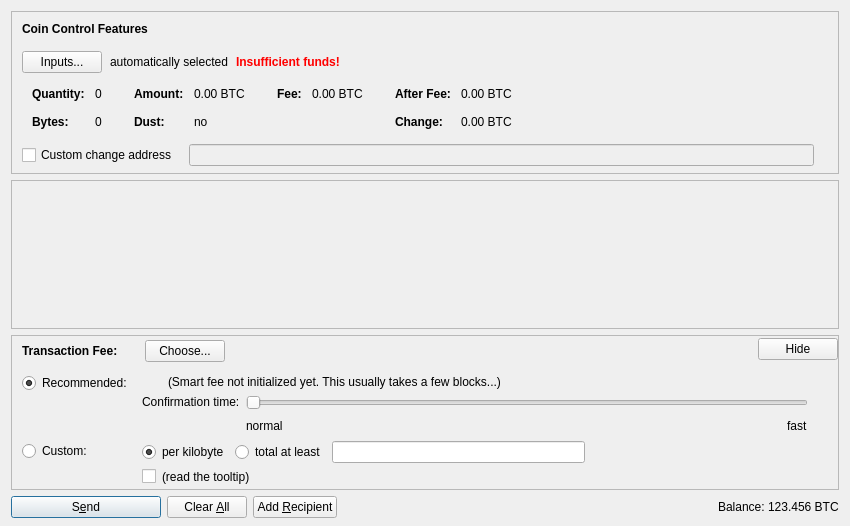
<?xml version="1.0" encoding="UTF-8"?>
<ui version="4.0">
 <class>SendCoinsDialog</class>
 <widget class="QDialog" name="SendCoinsDialog">
  <property name="geometry">
   <rect>
    <x>0</x>
    <y>0</y>
    <width>850</width>
    <height>526</height>
   </rect>
  </property>
  <property name="windowTitle">
   <string>Send Coins</string>
  </property>
  <layout class="QVBoxLayout" name="verticalLayout" stretch="0,1,0,0">
   <property name="bottomMargin">
    <number>8</number>
   </property>
   <item>
    <widget class="QFrame" name="frameCoinControl">
     <property name="sizePolicy">
      <sizepolicy hsizetype="Expanding" vsizetype="Expanding">
       <horstretch>0</horstretch>
       <verstretch>0</verstretch>
      </sizepolicy>
     </property>
     <property name="maximumSize">
      <size>
       <width>16777215</width>
       <height>16777215</height>
      </size>
     </property>
     <property name="frameShape">
      <enum>QFrame::StyledPanel</enum>
     </property>
     <property name="frameShadow">
      <enum>QFrame::Sunken</enum>
     </property>
     <layout class="QVBoxLayout" name="verticalLayoutCoinControl2">
      <property name="spacing">
       <number>0</number>
      </property>
      <property name="leftMargin">
       <number>0</number>
      </property>
      <property name="topMargin">
       <number>0</number>
      </property>
      <property name="rightMargin">
       <number>0</number>
      </property>
      <property name="bottomMargin">
       <number>6</number>
      </property>
      <item>
       <layout class="QVBoxLayout" name="verticalLayoutCoinControl" stretch="0,0,0,0,1">
        <property name="spacing">
         <number>0</number>
        </property>
        <property name="leftMargin">
         <number>10</number>
        </property>
        <property name="topMargin">
         <number>10</number>
        </property>
        <item>
         <layout class="QHBoxLayout" name="horizontalLayoutCoinControl1">
          <property name="bottomMargin">
           <number>15</number>
          </property>
          <item>
           <widget class="QLabel" name="labelCoinControlFeatures">
            <property name="sizePolicy">
             <sizepolicy hsizetype="Preferred" vsizetype="Maximum">
              <horstretch>0</horstretch>
              <verstretch>0</verstretch>
             </sizepolicy>
            </property>
            <property name="font">
             <font>
              <weight>75</weight>
              <bold>true</bold>
             </font>
            </property>
            <property name="styleSheet">
             <string notr="true">font-weight:bold;</string>
            </property>
            <property name="text">
             <string>Coin Control Features</string>
            </property>
           </widget>
          </item>
         </layout>
        </item>
        <item>
         <layout class="QHBoxLayout" name="horizontalLayoutCoinControl2" stretch="0,0,0,0">
          <property name="spacing">
           <number>8</number>
          </property>
          <property name="bottomMargin">
           <number>10</number>
          </property>
          <item>
           <widget class="QPushButton" name="pushButtonCoinControl">
            <property name="styleSheet">
             <string notr="true"/>
            </property>
            <property name="text">
             <string>Inputs...</string>
            </property>
            <property name="autoDefault">
             <bool>false</bool>
            </property>
           </widget>
          </item>
          <item>
           <widget class="QLabel" name="labelCoinControlAutomaticallySelected">
            <property name="text">
             <string>automatically selected</string>
            </property>
            <property name="margin">
             <number>5</number>
            </property>
           </widget>
          </item>
          <item>
           <widget class="QLabel" name="labelCoinControlInsuffFunds">
            <property name="font">
             <font>
              <weight>75</weight>
              <bold>true</bold>
             </font>
            </property>
            <property name="styleSheet">
             <string notr="true">color:red;font-weight:bold;</string>
            </property>
            <property name="text">
             <string>Insufficient funds!</string>
            </property>
            <property name="margin">
             <number>5</number>
            </property>
           </widget>
          </item>
          <item>
           <spacer name="horizontalSpacerCoinControl">
            <property name="orientation">
             <enum>Qt::Horizontal</enum>
            </property>
            <property name="sizeHint" stdset="0">
             <size>
              <width>40</width>
              <height>1</height>
             </size>
            </property>
           </spacer>
          </item>
         </layout>
        </item>
        <item>
         <widget class="QWidget" name="widgetCoinControl" native="true">
          <property name="sizePolicy">
           <sizepolicy hsizetype="Preferred" vsizetype="Preferred">
            <horstretch>0</horstretch>
            <verstretch>0</verstretch>
           </sizepolicy>
          </property>
          <property name="minimumSize">
           <size>
            <width>0</width>
            <height>0</height>
           </size>
          </property>
          <property name="styleSheet">
           <string notr="true"/>
          </property>
          <layout class="QHBoxLayout" name="horizontalLayoutCoinControl5">
           <property name="leftMargin">
            <number>0</number>
           </property>
           <property name="topMargin">
            <number>0</number>
           </property>
           <property name="rightMargin">
            <number>0</number>
           </property>
           <property name="bottomMargin">
            <number>0</number>
           </property>
           <item>
            <layout class="QHBoxLayout" name="horizontalLayoutCoinControl3" stretch="0,0,0,1">
             <property name="spacing">
              <number>20</number>
             </property>
             <property name="topMargin">
              <number>0</number>
             </property>
             <property name="bottomMargin">
              <number>10</number>
             </property>
             <item>
              <layout class="QFormLayout" name="formLayoutCoinControl1">
               <property name="horizontalSpacing">
                <number>10</number>
               </property>
               <property name="verticalSpacing">
                <number>14</number>
               </property>
               <property name="leftMargin">
                <number>10</number>
               </property>
               <property name="topMargin">
                <number>4</number>
               </property>
               <property name="rightMargin">
                <number>6</number>
               </property>
               <item row="0" column="0">
                <widget class="QLabel" name="labelCoinControlQuantityText">
                 <property name="font">
                  <font>
                   <weight>75</weight>
                   <bold>true</bold>
                  </font>
                 </property>
                 <property name="text">
                  <string>Quantity:</string>
                 </property>
                 <property name="margin">
                  <number>0</number>
                 </property>
                </widget>
               </item>
               <item row="0" column="1">
                <widget class="QLabel" name="labelCoinControlQuantity">
                 <property name="cursor">
                  <cursorShape>IBeamCursor</cursorShape>
                 </property>
                 <property name="contextMenuPolicy">
                  <enum>Qt::ActionsContextMenu</enum>
                 </property>
                 <property name="text">
                  <string notr="true">0</string>
                 </property>
                 <property name="margin">
                  <number>0</number>
                 </property>
                 <property name="textInteractionFlags">
                  <set>Qt::LinksAccessibleByMouse|Qt::TextSelectableByKeyboard|Qt::TextSelectableByMouse</set>
                 </property>
                </widget>
               </item>
               <item row="1" column="0">
                <widget class="QLabel" name="labelCoinControlBytesText">
                 <property name="font">
                  <font>
                   <weight>75</weight>
                   <bold>true</bold>
                  </font>
                 </property>
                 <property name="text">
                  <string>Bytes:</string>
                 </property>
                </widget>
               </item>
               <item row="1" column="1">
                <widget class="QLabel" name="labelCoinControlBytes">
                 <property name="cursor">
                  <cursorShape>IBeamCursor</cursorShape>
                 </property>
                 <property name="contextMenuPolicy">
                  <enum>Qt::ActionsContextMenu</enum>
                 </property>
                 <property name="text">
                  <string notr="true">0</string>
                 </property>
                 <property name="textInteractionFlags">
                  <set>Qt::LinksAccessibleByMouse|Qt::TextSelectableByKeyboard|Qt::TextSelectableByMouse</set>
                 </property>
                </widget>
               </item>
              </layout>
             </item>
             <item>
              <layout class="QFormLayout" name="formLayoutCoinControl2">
               <property name="horizontalSpacing">
                <number>10</number>
               </property>
               <property name="verticalSpacing">
                <number>14</number>
               </property>
               <property name="leftMargin">
                <number>6</number>
               </property>
               <property name="topMargin">
                <number>4</number>
               </property>
               <property name="rightMargin">
                <number>6</number>
               </property>
               <item row="0" column="0">
                <widget class="QLabel" name="labelCoinControlAmountText">
                 <property name="font">
                  <font>
                   <weight>75</weight>
                   <bold>true</bold>
                  </font>
                 </property>
                 <property name="text">
                  <string>Amount:</string>
                 </property>
                 <property name="margin">
                  <number>0</number>
                 </property>
                </widget>
               </item>
               <item row="0" column="1">
                <widget class="QLabel" name="labelCoinControlAmount">
                 <property name="cursor">
                  <cursorShape>IBeamCursor</cursorShape>
                 </property>
                 <property name="contextMenuPolicy">
                  <enum>Qt::ActionsContextMenu</enum>
                 </property>
                 <property name="text">
                  <string notr="true">0.00 BTC</string>
                 </property>
                 <property name="textInteractionFlags">
                  <set>Qt::LinksAccessibleByMouse|Qt::TextSelectableByKeyboard|Qt::TextSelectableByMouse</set>
                 </property>
                </widget>
               </item>
               <item row="1" column="0">
                <widget class="QLabel" name="labelCoinControlLowOutputText">
                 <property name="font">
                  <font>
                   <weight>75</weight>
                   <bold>true</bold>
                  </font>
                 </property>
                 <property name="text">
                  <string>Dust:</string>
                 </property>
                </widget>
               </item>
               <item row="1" column="1">
                <widget class="QLabel" name="labelCoinControlLowOutput">
                 <property name="cursor">
                  <cursorShape>IBeamCursor</cursorShape>
                 </property>
                 <property name="contextMenuPolicy">
                  <enum>Qt::ActionsContextMenu</enum>
                 </property>
                 <property name="text">
                  <string notr="true">no</string>
                 </property>
                 <property name="textInteractionFlags">
                  <set>Qt::LinksAccessibleByMouse|Qt::TextSelectableByKeyboard|Qt::TextSelectableByMouse</set>
                 </property>
                </widget>
               </item>
              </layout>
             </item>
             <item>
              <layout class="QFormLayout" name="formLayoutCoinControl3">
               <property name="horizontalSpacing">
                <number>10</number>
               </property>
               <property name="verticalSpacing">
                <number>14</number>
               </property>
               <property name="leftMargin">
                <number>6</number>
               </property>
               <property name="topMargin">
                <number>4</number>
               </property>
               <property name="rightMargin">
                <number>6</number>
               </property>
               <item row="0" column="0">
                <widget class="QLabel" name="labelCoinControlFeeText">
                 <property name="font">
                  <font>
                   <weight>75</weight>
                   <bold>true</bold>
                  </font>
                 </property>
                 <property name="text">
                  <string>Fee:</string>
                 </property>
                 <property name="margin">
                  <number>0</number>
                 </property>
                </widget>
               </item>
               <item row="0" column="1">
                <widget class="QLabel" name="labelCoinControlFee">
                 <property name="cursor">
                  <cursorShape>IBeamCursor</cursorShape>
                 </property>
                 <property name="contextMenuPolicy">
                  <enum>Qt::ActionsContextMenu</enum>
                 </property>
                 <property name="text">
                  <string notr="true">0.00 BTC</string>
                 </property>
                 <property name="textInteractionFlags">
                  <set>Qt::LinksAccessibleByMouse|Qt::TextSelectableByKeyboard|Qt::TextSelectableByMouse</set>
                 </property>
                </widget>
               </item>
             </layout>
             </item>
             <item>
              <layout class="QFormLayout" name="formLayoutCoinControl4">
               <property name="horizontalSpacing">
                <number>10</number>
               </property>
               <property name="verticalSpacing">
                <number>14</number>
               </property>
               <property name="leftMargin">
                <number>6</number>
               </property>
               <property name="topMargin">
                <number>4</number>
               </property>
               <property name="rightMargin">
                <number>6</number>
               </property>
               <item row="0" column="0">
                <widget class="QLabel" name="labelCoinControlAfterFeeText">
                 <property name="font">
                  <font>
                   <weight>75</weight>
                   <bold>true</bold>
                  </font>
                 </property>
                 <property name="text">
                  <string>After Fee:</string>
                 </property>
                 <property name="margin">
                  <number>0</number>
                 </property>
                </widget>
               </item>
               <item row="0" column="1">
                <widget class="QLabel" name="labelCoinControlAfterFee">
                 <property name="cursor">
                  <cursorShape>IBeamCursor</cursorShape>
                 </property>
                 <property name="contextMenuPolicy">
                  <enum>Qt::ActionsContextMenu</enum>
                 </property>
                 <property name="text">
                  <string notr="true">0.00 BTC</string>
                 </property>
                 <property name="textInteractionFlags">
                  <set>Qt::LinksAccessibleByMouse|Qt::TextSelectableByKeyboard|Qt::TextSelectableByMouse</set>
                 </property>
                </widget>
               </item>
               <item row="1" column="0">
                <widget class="QLabel" name="labelCoinControlChangeText">
                 <property name="font">
                  <font>
                   <weight>75</weight>
                   <bold>true</bold>
                  </font>
                 </property>
                 <property name="text">
                  <string>Change:</string>
                 </property>
                </widget>
               </item>
               <item row="1" column="1">
                <widget class="QLabel" name="labelCoinControlChange">
                 <property name="cursor">
                  <cursorShape>IBeamCursor</cursorShape>
                 </property>
                 <property name="contextMenuPolicy">
                  <enum>Qt::ActionsContextMenu</enum>
                 </property>
                 <property name="text">
                  <string notr="true">0.00 BTC</string>
                 </property>
                 <property name="textInteractionFlags">
                  <set>Qt::LinksAccessibleByMouse|Qt::TextSelectableByKeyboard|Qt::TextSelectableByMouse</set>
                 </property>
                </widget>
               </item>
              </layout>
             </item>
            </layout>
           </item>
          </layout>
         </widget>
        </item>
        <item>
         <layout class="QHBoxLayout" name="horizontalLayoutCoinControl4" stretch="0,0,0">
          <property name="spacing">
           <number>12</number>
          </property>
          <property name="sizeConstraint">
           <enum>QLayout::SetDefaultConstraint</enum>
          </property>
          <property name="topMargin">
           <number>5</number>
          </property>
          <property name="rightMargin">
           <number>5</number>
          </property>
          <item>
           <widget class="QCheckBox" name="checkBoxCoinControlChange">
            <property name="toolTip">
             <string>If this is activated, but the change address is empty or invalid, change will be sent to a newly generated address.</string>
            </property>
            <property name="text">
             <string>Custom change address</string>
            </property>
           </widget>
          </item>
          <item>
           <widget class="QValidatedLineEdit" name="lineEditCoinControlChange">
            <property name="enabled">
             <bool>false</bool>
            </property>
            <property name="sizePolicy">
             <sizepolicy hsizetype="Expanding" vsizetype="Fixed">
              <horstretch>0</horstretch>
              <verstretch>0</verstretch>
             </sizepolicy>
            </property>
           </widget>
          </item>
          <item>
           <widget class="QLabel" name="labelCoinControlChangeLabel">
            <property name="sizePolicy">
             <sizepolicy hsizetype="Preferred" vsizetype="Expanding">
              <horstretch>0</horstretch>
              <verstretch>0</verstretch>
             </sizepolicy>
            </property>
            <property name="minimumSize">
             <size>
              <width>0</width>
              <height>0</height>
             </size>
            </property>
            <property name="text">
             <string/>
            </property>
            <property name="margin">
             <number>3</number>
            </property>
           </widget>
          </item>
         </layout>
        </item>
        <item>
         <spacer name="verticalSpacerCoinControl">
          <property name="orientation">
           <enum>Qt::Vertical</enum>
          </property>
          <property name="sizeHint" stdset="0">
           <size>
            <width>800</width>
            <height>1</height>
           </size>
          </property>
         </spacer>
        </item>
       </layout>
      </item>
     </layout>
    </widget>
   </item>
   <item>
    <widget class="QScrollArea" name="scrollArea">
     <property name="widgetResizable">
      <bool>true</bool>
     </property>
     <widget class="QWidget" name="scrollAreaWidgetContents">
      <property name="geometry">
       <rect>
        <x>0</x>
        <y>0</y>
        <width>830</width>
        <height>104</height>
       </rect>
      </property>
      <layout class="QVBoxLayout" name="verticalLayout_2" stretch="0,1">
       <property name="leftMargin">
        <number>0</number>
       </property>
       <property name="topMargin">
        <number>0</number>
       </property>
       <property name="rightMargin">
        <number>0</number>
       </property>
       <property name="bottomMargin">
        <number>0</number>
       </property>
       <item>
        <layout class="QVBoxLayout" name="entries">
         <property name="spacing">
          <number>6</number>
         </property>
        </layout>
       </item>
       <item>
        <spacer name="verticalSpacer">
         <property name="orientation">
          <enum>Qt::Vertical</enum>
         </property>
         <property name="sizeHint" stdset="0">
          <size>
           <width>20</width>
           <height>40</height>
          </size>
         </property>
        </spacer>
       </item>
      </layout>
     </widget>
    </widget>
   </item>
   <item>
    <widget class="QFrame" name="frameFee">
     <property name="sizePolicy">
      <sizepolicy hsizetype="Expanding" vsizetype="Expanding">
       <horstretch>0</horstretch>
       <verstretch>0</verstretch>
      </sizepolicy>
     </property>
     <property name="maximumSize">
      <size>
       <width>16777215</width>
       <height>16777215</height>
      </size>
     </property>
     <property name="frameShape">
      <enum>QFrame::StyledPanel</enum>
     </property>
     <property name="frameShadow">
      <enum>QFrame::Sunken</enum>
     </property>
     <layout class="QVBoxLayout" name="verticalLayoutFee1">
      <property name="spacing">
       <number>0</number>
      </property>
      <property name="leftMargin">
       <number>0</number>
      </property>
      <property name="topMargin">
       <number>0</number>
      </property>
      <property name="rightMargin">
       <number>0</number>
      </property>
      <property name="bottomMargin">
       <number>0</number>
      </property>
      <item>
       <layout class="QVBoxLayout" name="verticalLayoutFee2" stretch="0,0,0">
        <property name="spacing">
         <number>0</number>
        </property>
        <property name="leftMargin">
         <number>10</number>
        </property>
        <property name="topMargin">
         <number>0</number>
        </property>
        <item>
         <layout class="QHBoxLayout" name="horizontalLayoutFee1">
          <property name="bottomMargin">
           <number>0</number>
          </property>
          <item>
           <layout class="QVBoxLayout" name="verticalLayoutFee7">
            <property name="spacing">
             <number>0</number>
            </property>
            <item>
             <spacer name="verticalSpacerSmartFee">
              <property name="orientation">
               <enum>Qt::Vertical</enum>
              </property>
              <property name="sizeType">
               <enum>QSizePolicy::Fixed</enum>
              </property>
              <property name="sizeHint" stdset="0">
               <size>
                <width>1</width>
                <height>4</height>
               </size>
              </property>
             </spacer>
            </item>
            <item>
             <layout class="QHBoxLayout" name="horizontalLayoutSmartFee">
              <property name="spacing">
               <number>10</number>
              </property>
              <item>
               <widget class="QLabel" name="labelFeeHeadline">
                <property name="sizePolicy">
                 <sizepolicy hsizetype="Preferred" vsizetype="Maximum">
                  <horstretch>0</horstretch>
                  <verstretch>0</verstretch>
                 </sizepolicy>
                </property>
                <property name="font">
                 <font>
                  <weight>75</weight>
                  <bold>true</bold>
                 </font>
                </property>
                <property name="styleSheet">
                 <string notr="true">font-weight:bold;</string>
                </property>
                <property name="text">
                 <string>Transaction Fee:</string>
                </property>
               </widget>
              </item>
              <item>
               <widget class="QLabel" name="labelFeeMinimized">
                <property name="text">
                 <string/>
                </property>
               </widget>
              </item>
              <item>
               <widget class="QPushButton" name="buttonChooseFee">
                <property name="text">
                 <string>Choose...</string>
                </property>
               </widget>
              </item>
             </layout>
            </item>
            <item>
             <spacer name="verticalSpacer_5">
              <property name="orientation">
               <enum>Qt::Vertical</enum>
              </property>
              <property name="sizeHint" stdset="0">
               <size>
                <width>1</width>
                <height>1</height>
               </size>
              </property>
             </spacer>
            </item>
           </layout>
          </item>
          <item>
           <spacer name="horizontalSpacer_4">
            <property name="orientation">
             <enum>Qt::Horizontal</enum>
            </property>
            <property name="sizeHint" stdset="0">
             <size>
              <width>40</width>
              <height>20</height>
             </size>
            </property>
           </spacer>
          </item>
          <item>
           <widget class="QPushButton" name="buttonMinimizeFee">
            <property name="toolTip">
             <string>collapse fee-settings</string>
            </property>
            <property name="text">
             <string>Hide</string>
            </property>
           </widget>
          </item>
         </layout>
        </item>
        <item>
         <widget class="QFrame" name="frameFeeSelection">
          <layout class="QVBoxLayout" name="verticalLayoutFee12">
           <property name="spacing">
            <number>0</number>
           </property>
           <property name="leftMargin">
            <number>0</number>
           </property>
           <property name="topMargin">
            <number>0</number>
           </property>
           <property name="rightMargin">
            <number>0</number>
           </property>
           <property name="bottomMargin">
            <number>0</number>
           </property>
           <item>
            <layout class="QGridLayout" name="gridLayoutFee">
             <property name="topMargin">
              <number>10</number>
             </property>
             <property name="bottomMargin">
              <number>4</number>
             </property>
             <property name="horizontalSpacing">
              <number>10</number>
             </property>
             <property name="verticalSpacing">
              <number>4</number>
             </property>
             <item row="1" column="1">
              <layout class="QVBoxLayout" name="verticalLayoutFee8">
               <property name="spacing">
                <number>6</number>
               </property>
               <item>
                <layout class="QHBoxLayout" name="horizontalLayoutFee13">
                 <item>
                  <widget class="QRadioButton" name="radioCustomPerKilobyte">
                   <property name="toolTip">
                    <string>If the custom fee is set to 1000 satoshis and the transaction is only 250 bytes, then &quot;per kilobyte&quot; only pays 250 satoshis in fee, while &quot;total at least&quot; pays 1000 satoshis. For transactions bigger than a kilobyte both pay by kilobyte.</string>
                   </property>
                   <property name="text">
                    <string>per kilobyte</string>
                   </property>
                   <property name="checked">
                    <bool>true</bool>
                   </property>
                   <attribute name="buttonGroup">
                    <string notr="true">groupCustomFee</string>
                   </attribute>
                  </widget>
                 </item>
                 <item>
                  <widget class="QRadioButton" name="radioCustomAtLeast">
                   <property name="toolTip">
                    <string>If the custom fee is set to 1000 satoshis and the transaction is only 250 bytes, then &quot;per kilobyte&quot; only pays 250 satoshis in fee, while &quot;total at least&quot; pays 1000 satoshis. For transactions bigger than a kilobyte both pay by kilobyte.</string>
                   </property>
                   <property name="text">
                    <string>total at least</string>
                   </property>
                   <attribute name="buttonGroup">
                    <string notr="true">groupCustomFee</string>
                   </attribute>
                  </widget>
                 </item>
                 <item>
                  <widget class="BitcoinAmountField" name="customFee"/>
                 </item>
                 <item>
                  <spacer name="horizontalSpacer_6">
                   <property name="orientation">
                    <enum>Qt::Horizontal</enum>
                   </property>
                   <property name="sizeHint" stdset="0">
                    <size>
                     <width>1</width>
                     <height>1</height>
                    </size>
                   </property>
                  </spacer>
                 </item>
                </layout>
               </item>
               <item>
                <layout class="QHBoxLayout" name="horizontalLayoutFee8">
                 <item>
                  <widget class="QCheckBox" name="checkBoxMinimumFee">
                   <property name="toolTip">
                    <string>Paying only the minimum fee is just fine as long as there is less transaction volume than space in the blocks. But be aware that this can end up in a never confirming transaction once there is more demand for firstcoin transactions than the network can process.</string>
                   </property>
                   <property name="text">
                    <string/>
                   </property>
                  </widget>
                 </item>
                 <item>
                  <widget class="QLabel" name="labelMinFeeWarning">
                   <property name="enabled">
                    <bool>true</bool>
                   </property>
                   <property name="toolTip">
                    <string>Paying only the minimum fee is just fine as long as there is less transaction volume than space in the blocks. But be aware that this can end up in a never confirming transaction once there is more demand for firstcoin transactions than the network can process.</string>
                   </property>
                   <property name="text">
                    <string>(read the tooltip)</string>
                   </property>
                   <property name="margin">
                    <number>5</number>
                   </property>
                  </widget>
                 </item>
                 <item>
                  <spacer name="horizontalSpacer_2">
                   <property name="orientation">
                    <enum>Qt::Horizontal</enum>
                   </property>
                   <property name="sizeHint" stdset="0">
                    <size>
                     <width>1</width>
                     <height>1</height>
                    </size>
                   </property>
                  </spacer>
                 </item>
                </layout>
               </item>
              </layout>
             </item>
             <item row="0" column="0">
              <layout class="QVBoxLayout" name="verticalLayoutFee4" stretch="0,1">
               <item>
                <widget class="QRadioButton" name="radioSmartFee">
                 <property name="text">
                  <string>Recommended:</string>
                 </property>
                 <property name="checked">
                  <bool>true</bool>
                 </property>
                 <attribute name="buttonGroup">
                  <string notr="true">groupFee</string>
                 </attribute>
                </widget>
               </item>
               <item>
                <spacer name="verticalSpacer_2">
                 <property name="orientation">
                  <enum>Qt::Vertical</enum>
                 </property>
                 <property name="sizeHint" stdset="0">
                  <size>
                   <width>1</width>
                   <height>1</height>
                  </size>
                 </property>
                </spacer>
               </item>
              </layout>
             </item>
             <item row="1" column="0">
              <layout class="QVBoxLayout" name="verticalLayoutFee9" stretch="0,1">
               <item>
                <widget class="QRadioButton" name="radioCustomFee">
                 <property name="text">
                  <string>Custom:</string>
                 </property>
                 <attribute name="buttonGroup">
                  <string notr="true">groupFee</string>
                 </attribute>
                </widget>
               </item>
               <item>
                <spacer name="verticalSpacer_6">
                 <property name="orientation">
                  <enum>Qt::Vertical</enum>
                 </property>
                 <property name="sizeHint" stdset="0">
                  <size>
                   <width>1</width>
                   <height>1</height>
                  </size>
                 </property>
                </spacer>
               </item>
              </layout>
             </item>
             <item row="0" column="1">
              <layout class="QVBoxLayout" name="verticalLayoutFee3" stretch="0,0,1">
               <property name="spacing">
                <number>6</number>
               </property>
               <property name="topMargin">
                <number>2</number>
               </property>
               <item>
                <layout class="QHBoxLayout" name="horizontalLayoutFee12">
                 <item>
                  <widget class="QLabel" name="labelSmartFee">
                   <property name="text">
                    <string/>
                   </property>
                   <property name="margin">
                    <number>2</number>
                   </property>
                  </widget>
                 </item>
                 <item>
                  <widget class="QLabel" name="labelFeeEstimation">
                   <property name="text">
                    <string/>
                   </property>
                  </widget>
                 </item>
                 <item>
                  <widget class="QLabel" name="labelSmartFee2">
                   <property name="text">
                    <string>(Smart fee not initialized yet. This usually takes a few blocks...)</string>
                   </property>
                   <property name="margin">
                    <number>2</number>
                   </property>
                  </widget>
                 </item>
                 <item>
                  <spacer name="horizontalSpacer_5">
                   <property name="orientation">
                    <enum>Qt::Horizontal</enum>
                   </property>
                   <property name="sizeHint" stdset="0">
                    <size>
                     <width>1</width>
                     <height>1</height>
                    </size>
                   </property>
                  </spacer>
                 </item>
                </layout>
               </item>
               <item>
                <layout class="QHBoxLayout" name="horizontalLayoutFee9">
                 <item>
                  <layout class="QVBoxLayout" name="verticalLayoutFee6">
                   <item>
                    <widget class="QLabel" name="labelSmartFee3">
                     <property name="text">
                      <string>Confirmation time:</string>
                     </property>
                     <property name="margin">
                      <number>2</number>
                     </property>
                    </widget>
                   </item>
                   <item>
                    <spacer name="verticalSpacer_3">
                     <property name="orientation">
                      <enum>Qt::Vertical</enum>
                     </property>
                     <property name="sizeHint" stdset="0">
                      <size>
                       <width>1</width>
                       <height>1</height>
                      </size>
                     </property>
                    </spacer>
                   </item>
                  </layout>
                 </item>
                 <item>
                  <layout class="QVBoxLayout" name="verticalLayoutFee5">
                   <property name="rightMargin">
                    <number>30</number>
                   </property>
                   <item>
                    <widget class="QSlider" name="sliderSmartFee">
                     <property name="minimum">
                      <number>0</number>
                     </property>
                     <property name="maximum">
                      <number>24</number>
                     </property>
                     <property name="pageStep">
                      <number>1</number>
                     </property>
                     <property name="value">
                      <number>0</number>
                     </property>
                     <property name="orientation">
                      <enum>Qt::Horizontal</enum>
                     </property>
                     <property name="invertedAppearance">
                      <bool>false</bool>
                     </property>
                     <property name="invertedControls">
                      <bool>false</bool>
                     </property>
                     <property name="tickPosition">
                      <enum>QSlider::NoTicks</enum>
                     </property>
                    </widget>
                   </item>
                   <item>
                    <layout class="QHBoxLayout" name="horizontalLayoutFee10">
                     <item>
                      <widget class="QLabel" name="labelSmartFeeNormal">
                       <property name="text">
                        <string>normal</string>
                       </property>
                      </widget>
                     </item>
                     <item>
                      <spacer name="horizontalSpacer_3">
                       <property name="orientation">
                        <enum>Qt::Horizontal</enum>
                       </property>
                       <property name="sizeHint" stdset="0">
                        <size>
                         <width>40</width>
                         <height>20</height>
                        </size>
                       </property>
                      </spacer>
                     </item>
                     <item>
                      <widget class="QLabel" name="labelSmartFeeFast">
                       <property name="text">
                        <string>fast</string>
                       </property>
                      </widget>
                     </item>
                    </layout>
                   </item>
                  </layout>
                 </item>
                </layout>
               </item>
               <item>
                <spacer name="verticalSpacer_4">
                 <property name="orientation">
                  <enum>Qt::Vertical</enum>
                 </property>
                 <property name="sizeHint" stdset="0">
                  <size>
                   <width>1</width>
                   <height>1</height>
                  </size>
                 </property>
                </spacer>
               </item>
              </layout>
             </item>
            </layout>
           </item>
          </layout>
         </widget>
        </item>
        <item>
         <spacer name="verticalSpacerFee">
          <property name="orientation">
           <enum>Qt::Vertical</enum>
          </property>
          <property name="sizeHint" stdset="0">
           <size>
            <width>800</width>
            <height>1</height>
           </size>
          </property>
         </spacer>
        </item>
       </layout>
      </item>
     </layout>
    </widget>
   </item>
   <item>
    <layout class="QHBoxLayout" name="horizontalLayout">
     <item>
      <widget class="QPushButton" name="sendButton">
       <property name="minimumSize">
        <size>
         <width>150</width>
         <height>0</height>
        </size>
       </property>
       <property name="toolTip">
        <string>Confirm the send action</string>
       </property>
       <property name="text">
        <string>S&amp;end</string>
       </property>
       <property name="icon">
        <iconset resource="../bitcoin.qrc">
         <normaloff>:/icons/send</normaloff>:/icons/send</iconset>
       </property>
       <property name="autoDefault">
        <bool>false</bool>
       </property>
       <property name="default">
        <bool>true</bool>
       </property>
      </widget>
     </item>
     <item>
      <widget class="QPushButton" name="clearButton">
       <property name="sizePolicy">
        <sizepolicy hsizetype="Minimum" vsizetype="Fixed">
         <horstretch>0</horstretch>
         <verstretch>0</verstretch>
        </sizepolicy>
       </property>
       <property name="toolTip">
        <string>Clear all fields of the form.</string>
       </property>
       <property name="text">
        <string>Clear &amp;All</string>
       </property>
       <property name="icon">
        <iconset resource="../bitcoin.qrc">
         <normaloff>:/icons/remove</normaloff>:/icons/remove</iconset>
       </property>
       <property name="autoDefault">
        <bool>false</bool>
       </property>
      </widget>
     </item>
     <item>
      <widget class="QPushButton" name="addButton">
       <property name="toolTip">
        <string>Send to multiple recipients at once</string>
       </property>
       <property name="text">
        <string>Add &amp;Recipient</string>
       </property>
       <property name="icon">
        <iconset resource="../bitcoin.qrc">
         <normaloff>:/icons/add</normaloff>:/icons/add</iconset>
       </property>
       <property name="autoDefault">
        <bool>false</bool>
       </property>
      </widget>
     </item>
     <item>
      <spacer name="horizontalSpacer">
       <property name="orientation">
        <enum>Qt::Horizontal</enum>
       </property>
       <property name="sizeHint" stdset="0">
        <size>
         <width>40</width>
         <height>20</height>
        </size>
       </property>
      </spacer>
     </item>
     <item>
      <layout class="QHBoxLayout" name="horizontalLayout_2">
       <property name="spacing">
        <number>3</number>
       </property>
       <item>
        <widget class="QLabel" name="label">
         <property name="sizePolicy">
          <sizepolicy hsizetype="Preferred" vsizetype="Fixed">
           <horstretch>0</horstretch>
           <verstretch>0</verstretch>
          </sizepolicy>
         </property>
         <property name="text">
          <string>Balance:</string>
         </property>
        </widget>
       </item>
       <item>
        <widget class="QLabel" name="labelBalance">
         <property name="sizePolicy">
          <sizepolicy hsizetype="Preferred" vsizetype="Fixed">
           <horstretch>0</horstretch>
           <verstretch>0</verstretch>
          </sizepolicy>
         </property>
         <property name="cursor">
          <cursorShape>IBeamCursor</cursorShape>
         </property>
         <property name="text">
          <string notr="true">123.456 BTC</string>
         </property>
         <property name="textInteractionFlags">
          <set>Qt::LinksAccessibleByMouse|Qt::TextSelectableByKeyboard|Qt::TextSelectableByMouse</set>
         </property>
        </widget>
       </item>
      </layout>
     </item>
    </layout>
   </item>
  </layout>
 </widget>
 <customwidgets>
  <customwidget>
   <class>QValidatedLineEdit</class>
   <extends>QLineEdit</extends>
   <header>qvalidatedlineedit.h</header>
  </customwidget>
  <customwidget>
   <class>BitcoinAmountField</class>
   <extends>QLineEdit</extends>
   <header>bitcoinamountfield.h</header>
   <container>1</container>
  </customwidget>
 </customwidgets>
 <resources>
  <include location="../bitcoin.qrc"/>
 </resources>
 <connections/>
 <buttongroups>
  <buttongroup name="groupFee"/>
  <buttongroup name="groupCustomFee"/>
 </buttongroups>
</ui>
